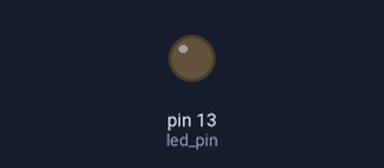
Simulated run of this sketch. Board: Arduino Uno, built with avr-gcc and run on an emulated ATmega328P. Parts: output pins drawn as LEDs (lit = HIGH).

Above: at 4.0 s.
At 12.0 s:
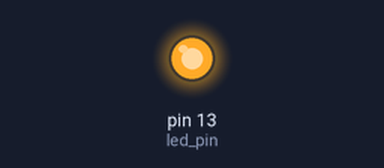
Timing chart, 0 to 20.8 s (numbered marks = the images above):
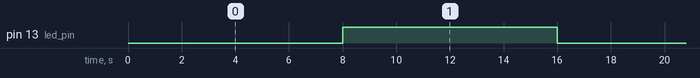

Measured:
- by itself, pin 13 (led_pin): alternates HIGH for 8.0 s and LOW for 8.0 s

The sketch:

solution_task_1.ino
```cpp
#include <Arduino.h>

int led_pin = 13;
int led_status = LOW;

void setup() {
  pinMode(led_pin, OUTPUT);
}

void loop() {
  digitalWrite(led_pin, led_status);

  delay(3000);

  if (led_status == LOW) {
    led_status = HIGH;
  } else {
    led_status = LOW;
  }

  delay(5000);
}
```
